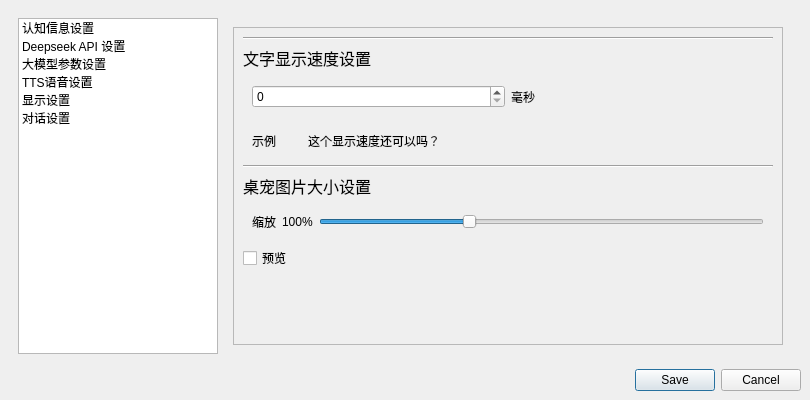
<?xml version="1.0" encoding="UTF-8"?>
<ui version="4.0">
 <class>MainWindow</class>
 <widget class="QMainWindow" name="MainWindow">
  <property name="geometry">
   <rect>
    <x>0</x>
    <y>0</y>
    <width>810</width>
    <height>400</height>
   </rect>
  </property>
  <property name="minimumSize">
   <size>
    <width>810</width>
    <height>400</height>
   </size>
  </property>
  <property name="windowTitle">
   <string>设置</string>
  </property>
  <widget class="QWidget" name="centralwidget">
   <layout class="QVBoxLayout" name="verticalLayout">
    <item>
     <widget class="QWidget" name="settingMainWidget" native="true">
      <layout class="QHBoxLayout" name="horizontalLayout_15">
       <item>
        <widget class="QListWidget" name="listWidget">
         <property name="minimumSize">
          <size>
           <width>200</width>
           <height>0</height>
          </size>
         </property>
         <property name="maximumSize">
          <size>
           <width>200</width>
           <height>16777215</height>
          </size>
         </property>
         <property name="styleSheet">
          <string notr="true">QListWidget::item {height: 50px; text-align: center;};</string>
         </property>
         <property name="isWrapping" stdset="0">
          <bool>false</bool>
         </property>
         <item>
          <property name="text">
           <string>认知信息设置</string>
          </property>
         </item>
         <item>
          <property name="text">
           <string>Deepseek API 设置</string>
          </property>
         </item>
         <item>
          <property name="text">
           <string>大模型参数设置</string>
          </property>
         </item>
         <item>
          <property name="text">
           <string>TTS语音设置</string>
          </property>
         </item>
         <item>
          <property name="text">
           <string>显示设置</string>
          </property>
         </item>
         <item>
          <property name="text">
           <string>对话设置</string>
          </property>
         </item>
        </widget>
       </item>
       <item>
        <widget class="QStackedWidget" name="stackedWidget">
         <property name="enabled">
          <bool>true</bool>
         </property>
         <property name="inputMethodHints">
          <set>Qt::ImhNone</set>
         </property>
         <property name="currentIndex">
          <number>4</number>
         </property>
         <widget class="QWidget" name="stackedWidgetUser">
          <layout class="QHBoxLayout" name="horizontalLayout_16">
           <item>
            <widget class="QScrollArea" name="userScrollArea">
             <property name="widgetResizable">
              <bool>true</bool>
             </property>
             <widget class="QWidget" name="scrollAreaWidgetContents">
              <property name="geometry">
               <rect>
                <x>0</x>
                <y>0</y>
                <width>531</width>
                <height>403</height>
               </rect>
              </property>
              <property name="maximumSize">
               <size>
                <width>16777215</width>
                <height>16777215</height>
               </size>
              </property>
              <property name="styleSheet">
               <string notr="true"/>
              </property>
              <layout class="QVBoxLayout" name="verticalLayout_13">
               <item>
                <widget class="Line" name="line_16">
                 <property name="orientation">
                  <enum>Qt::Horizontal</enum>
                 </property>
                </widget>
               </item>
               <item>
                <widget class="QLabel" name="yourNameLabel">
                 <property name="maximumSize">
                  <size>
                   <width>16777215</width>
                   <height>16777215</height>
                  </size>
                 </property>
                 <property name="text">
                  <string>&lt;html&gt;&lt;head/&gt;&lt;body&gt;&lt;p&gt;&lt;span style=&quot; font-size:12pt;&quot;&gt;你的名字&lt;/span&gt;&lt;/p&gt;&lt;/body&gt;&lt;/html&gt;</string>
                 </property>
                </widget>
               </item>
               <item>
                <widget class="QLineEdit" name="yourNameEdit"/>
               </item>
               <item>
                <spacer name="verticalSpacer_15">
                 <property name="orientation">
                  <enum>Qt::Vertical</enum>
                 </property>
                 <property name="sizeType">
                  <enum>QSizePolicy::Fixed</enum>
                 </property>
                 <property name="sizeHint" stdset="0">
                  <size>
                   <width>0</width>
                   <height>20</height>
                  </size>
                 </property>
                </spacer>
               </item>
               <item>
                <widget class="Line" name="line_17">
                 <property name="orientation">
                  <enum>Qt::Horizontal</enum>
                 </property>
                </widget>
               </item>
               <item>
                <widget class="QLabel" name="yourSexLabel">
                 <property name="text">
                  <string>&lt;html&gt;&lt;head/&gt;&lt;body&gt;&lt;p&gt;&lt;span style=&quot; font-size:12pt;&quot;&gt;你的性别&lt;/span&gt;&lt;/p&gt;&lt;/body&gt;&lt;/html&gt;</string>
                 </property>
                </widget>
               </item>
               <item>
                <widget class="QComboBox" name="yourSexComboBox">
                 <item>
                  <property name="text">
                   <string>男</string>
                  </property>
                 </item>
                 <item>
                  <property name="text">
                   <string>女</string>
                  </property>
                 </item>
                 <item>
                  <property name="text">
                   <string>其他</string>
                  </property>
                 </item>
                </widget>
               </item>
               <item>
                <widget class="QLineEdit" name="yourSexEdit"/>
               </item>
               <item>
                <widget class="QLabel" name="label">
                 <property name="text">
                  <string>tips: 当性别选择为‘其他’且不在上方输入框填入任何值的话，默认性别为‘其他’</string>
                 </property>
                </widget>
               </item>
               <item>
                <spacer name="verticalSpacer_16">
                 <property name="orientation">
                  <enum>Qt::Vertical</enum>
                 </property>
                 <property name="sizeType">
                  <enum>QSizePolicy::Fixed</enum>
                 </property>
                 <property name="sizeHint" stdset="0">
                  <size>
                   <width>0</width>
                   <height>20</height>
                  </size>
                 </property>
                </spacer>
               </item>
               <item>
                <widget class="Line" name="line_18">
                 <property name="orientation">
                  <enum>Qt::Horizontal</enum>
                 </property>
                </widget>
               </item>
               <item>
                <widget class="QLabel" name="yourFavouriteFoodLabel">
                 <property name="text">
                  <string>&lt;html&gt;&lt;head/&gt;&lt;body&gt;&lt;p&gt;&lt;span style=&quot; font-size:12pt;&quot;&gt;你喜欢的食物&lt;/span&gt;&lt;/p&gt;&lt;/body&gt;&lt;/html&gt;</string>
                 </property>
                </widget>
               </item>
               <item>
                <widget class="QLineEdit" name="yourFavouriteFood"/>
               </item>
               <item>
                <spacer name="verticalSpacer_17">
                 <property name="orientation">
                  <enum>Qt::Vertical</enum>
                 </property>
                 <property name="sizeType">
                  <enum>QSizePolicy::Fixed</enum>
                 </property>
                 <property name="sizeHint" stdset="0">
                  <size>
                   <width>0</width>
                   <height>20</height>
                  </size>
                 </property>
                </spacer>
               </item>
               <item>
                <widget class="Line" name="line_19">
                 <property name="orientation">
                  <enum>Qt::Horizontal</enum>
                 </property>
                </widget>
               </item>
               <item>
                <widget class="QLabel" name="yourAddressLabel">
                 <property name="text">
                  <string>&lt;html&gt;&lt;head/&gt;&lt;body&gt;&lt;p&gt;&lt;span style=&quot; font-size:12pt;&quot;&gt;你的地址&lt;/span&gt;&lt;/p&gt;&lt;p&gt;&lt;span style=&quot; font-size:10pt;&quot;&gt;tips: 为了你的信息安全，请不要填写真实地址哦&lt;/span&gt;&lt;/p&gt;&lt;/body&gt;&lt;/html&gt;</string>
                 </property>
                </widget>
               </item>
               <item>
                <widget class="QLineEdit" name="yourAddressEdit"/>
               </item>
               <item>
                <spacer name="verticalSpacer_18">
                 <property name="orientation">
                  <enum>Qt::Vertical</enum>
                 </property>
                 <property name="sizeHint" stdset="0">
                  <size>
                   <width>20</width>
                   <height>40</height>
                  </size>
                 </property>
                </spacer>
               </item>
              </layout>
             </widget>
            </widget>
           </item>
          </layout>
         </widget>
         <widget class="QWidget" name="stackedWidgetAPI">
          <layout class="QVBoxLayout" name="verticalLayout_14">
           <item>
            <widget class="QScrollArea" name="scrollArea_6">
             <property name="widgetResizable">
              <bool>true</bool>
             </property>
             <widget class="QWidget" name="scrollAreaWidgetAPI">
              <property name="geometry">
               <rect>
                <x>0</x>
                <y>0</y>
                <width>548</width>
                <height>315</height>
               </rect>
              </property>
              <layout class="QVBoxLayout" name="verticalLayout_15">
               <item>
                <widget class="QLabel" name="label_2">
                 <property name="text">
                  <string>&lt;html&gt;&lt;head/&gt;&lt;body&gt;&lt;p&gt;&lt;span style=&quot; font-size:12pt;&quot;&gt;需要自行前往 Deepseek 官网获取 api key&lt;/span&gt;&lt;/p&gt;&lt;p&gt;&lt;span style=&quot; font-size:10pt;&quot;&gt;官网地址：&lt;/span&gt;&lt;a href=&quot;https://www.deepseek.com/zh&quot;&gt;&lt;span style=&quot; font-size:10pt; text-decoration: underline; color:#0000ff;&quot;&gt;https://www.deepseek.com/zh&lt;/span&gt;&lt;/a&gt;&lt;/p&gt;&lt;/body&gt;&lt;/html&gt;</string>
                 </property>
                 <property name="openExternalLinks">
                  <bool>true</bool>
                 </property>
                </widget>
               </item>
               <item>
                <widget class="Line" name="line_20">
                 <property name="orientation">
                  <enum>Qt::Horizontal</enum>
                 </property>
                </widget>
               </item>
               <item>
                <widget class="QLabel" name="APILabel">
                 <property name="text">
                  <string>&lt;html&gt;&lt;head/&gt;&lt;body&gt;&lt;p&gt;&lt;span style=&quot; font-size:12pt;&quot;&gt;API key&lt;/span&gt;&lt;/p&gt;&lt;/body&gt;&lt;/html&gt;</string>
                 </property>
                </widget>
               </item>
               <item>
                <widget class="QLineEdit" name="lAPIEdit"/>
               </item>
               <item>
                <spacer name="verticalSpacer_19">
                 <property name="orientation">
                  <enum>Qt::Vertical</enum>
                 </property>
                 <property name="sizeHint" stdset="0">
                  <size>
                   <width>20</width>
                   <height>40</height>
                  </size>
                 </property>
                </spacer>
               </item>
              </layout>
             </widget>
            </widget>
           </item>
          </layout>
         </widget>
         <widget class="QWidget" name="stackedWidgetParameter">
          <layout class="QVBoxLayout" name="verticalLayout_16">
           <item>
            <widget class="QScrollArea" name="scrollArea_7">
             <property name="widgetResizable">
              <bool>true</bool>
             </property>
             <widget class="QWidget" name="scrollAreaWidgetContents_6">
              <property name="geometry">
               <rect>
                <x>0</x>
                <y>0</y>
                <width>531</width>
                <height>550</height>
               </rect>
              </property>
              <layout class="QVBoxLayout" name="verticalLayout_17">
               <item>
                <widget class="Line" name="line_21">
                 <property name="orientation">
                  <enum>Qt::Horizontal</enum>
                 </property>
                </widget>
               </item>
               <item>
                <widget class="QLabel" name="temperatureLabel">
                 <property name="text">
                  <string>&lt;html&gt;&lt;head/&gt;&lt;body&gt;&lt;p&gt;&lt;span style=&quot; font-size:12pt;&quot;&gt;温度 temperature&lt;/span&gt;&lt;/p&gt;&lt;p&gt;&lt;span style=&quot; font-size:10pt;&quot;&gt;范围：0 ~ 2&lt;/span&gt;&lt;/p&gt;&lt;p&gt;&lt;span style=&quot; font-size:10pt;&quot;&gt;影响大模型输出的随机性&lt;/span&gt;&lt;/p&gt;&lt;p&gt;&lt;span style=&quot; font-size:10pt;&quot;&gt;默认为 1.1&lt;/span&gt;&lt;/p&gt;&lt;/body&gt;&lt;/html&gt;</string>
                 </property>
                </widget>
               </item>
               <item>
                <widget class="QWidget" name="temperatureSliderWidget" native="true">
                 <layout class="QHBoxLayout" name="horizontalLayout_17">
                  <item>
                   <widget class="QLabel" name="temperatureShowLabel">
                    <property name="text">
                     <string>TextLabel</string>
                    </property>
                   </widget>
                  </item>
                  <item>
                   <widget class="QSlider" name="temperatureSlider">
                    <property name="maximum">
                     <number>20</number>
                    </property>
                    <property name="singleStep">
                     <number>1</number>
                    </property>
                    <property name="value">
                     <number>11</number>
                    </property>
                    <property name="orientation">
                     <enum>Qt::Horizontal</enum>
                    </property>
                   </widget>
                  </item>
                 </layout>
                </widget>
               </item>
               <item>
                <spacer name="verticalSpacer_20">
                 <property name="orientation">
                  <enum>Qt::Vertical</enum>
                 </property>
                 <property name="sizeType">
                  <enum>QSizePolicy::Fixed</enum>
                 </property>
                 <property name="sizeHint" stdset="0">
                  <size>
                   <width>0</width>
                   <height>20</height>
                  </size>
                 </property>
                </spacer>
               </item>
               <item>
                <widget class="Line" name="line_22">
                 <property name="orientation">
                  <enum>Qt::Horizontal</enum>
                 </property>
                </widget>
               </item>
               <item>
                <widget class="QLabel" name="frequencyPenaltyLabel">
                 <property name="text">
                  <string>&lt;html&gt;&lt;head/&gt;&lt;body&gt;&lt;p&gt;&lt;span style=&quot; font-size:12pt;&quot;&gt;频率惩罚 frequency penalty&lt;/span&gt;&lt;/p&gt;&lt;p&gt;&lt;span style=&quot; font-size:10pt;&quot;&gt;范围：-2 ~ 2&lt;/span&gt;&lt;/p&gt;&lt;p&gt;&lt;span style=&quot; font-size:10pt;&quot;&gt;0 以上时越高会使模型输出相同内容（复读，说车轱辘话等）的可能性越小&lt;/span&gt;&lt;/p&gt;&lt;p&gt;&lt;span style=&quot; font-size:10pt;&quot;&gt;默认为 0.3&lt;/span&gt;&lt;/p&gt;&lt;/body&gt;&lt;/html&gt;</string>
                 </property>
                </widget>
               </item>
               <item>
                <widget class="QWidget" name="frequencyPenaltyWidget" native="true">
                 <layout class="QHBoxLayout" name="horizontalLayout_18">
                  <item>
                   <widget class="QLabel" name="frequencyPenaltyShowLabel">
                    <property name="text">
                     <string>TextLabel</string>
                    </property>
                   </widget>
                  </item>
                  <item>
                   <widget class="QSlider" name="frequencyPenaltySlider">
                    <property name="minimum">
                     <number>-20</number>
                    </property>
                    <property name="maximum">
                     <number>20</number>
                    </property>
                    <property name="orientation">
                     <enum>Qt::Horizontal</enum>
                    </property>
                   </widget>
                  </item>
                 </layout>
                </widget>
               </item>
               <item>
                <spacer name="verticalSpacer_21">
                 <property name="orientation">
                  <enum>Qt::Vertical</enum>
                 </property>
                 <property name="sizeType">
                  <enum>QSizePolicy::Fixed</enum>
                 </property>
                 <property name="sizeHint" stdset="0">
                  <size>
                   <width>0</width>
                   <height>20</height>
                  </size>
                 </property>
                </spacer>
               </item>
               <item>
                <widget class="Line" name="line_23">
                 <property name="orientation">
                  <enum>Qt::Horizontal</enum>
                 </property>
                </widget>
               </item>
               <item>
                <widget class="QLabel" name="presecePenaltyLabel">
                 <property name="text">
                  <string>&lt;html&gt;&lt;head/&gt;&lt;body&gt;&lt;p&gt;&lt;span style=&quot; font-size:12pt;&quot;&gt;存在惩罚 presence penalty&lt;/span&gt;&lt;/p&gt;&lt;p&gt;&lt;span style=&quot; font-size:10pt;&quot;&gt;范围：-2 ~ 2&lt;/span&gt;&lt;/p&gt;&lt;p&gt;&lt;span style=&quot; font-size:10pt;&quot;&gt;0 以上时越高会使模型谈论新话题的可能性越大&lt;/span&gt;&lt;/p&gt;&lt;p&gt;&lt;span style=&quot; font-size:10pt;&quot;&gt;默认为 0.3&lt;/span&gt;&lt;/p&gt;&lt;/body&gt;&lt;/html&gt;</string>
                 </property>
                </widget>
               </item>
               <item>
                <widget class="QWidget" name="presencePenaltyWidget" native="true">
                 <layout class="QHBoxLayout" name="horizontalLayout_19">
                  <item>
                   <widget class="QLabel" name="presencePenaltyShowLabel">
                    <property name="text">
                     <string>TextLabel</string>
                    </property>
                   </widget>
                  </item>
                  <item>
                   <widget class="QSlider" name="presencePenaltylSlider">
                    <property name="minimum">
                     <number>-20</number>
                    </property>
                    <property name="maximum">
                     <number>20</number>
                    </property>
                    <property name="value">
                     <number>1</number>
                    </property>
                    <property name="orientation">
                     <enum>Qt::Horizontal</enum>
                    </property>
                   </widget>
                  </item>
                 </layout>
                </widget>
               </item>
               <item>
                <spacer name="verticalSpacer_22">
                 <property name="orientation">
                  <enum>Qt::Vertical</enum>
                 </property>
                 <property name="sizeHint" stdset="0">
                  <size>
                   <width>20</width>
                   <height>40</height>
                  </size>
                 </property>
                </spacer>
               </item>
              </layout>
             </widget>
            </widget>
           </item>
          </layout>
         </widget>
         <widget class="QWidget" name="stackedWidgetTTS">
          <layout class="QVBoxLayout" name="verticalLayout_18">
           <item>
            <widget class="QScrollArea" name="scrollArea_8">
             <property name="widgetResizable">
              <bool>true</bool>
             </property>
             <widget class="QWidget" name="scrollAreaWidgetContents_7">
              <property name="geometry">
               <rect>
                <x>0</x>
                <y>0</y>
                <width>531</width>
                <height>531</height>
               </rect>
              </property>
              <layout class="QVBoxLayout" name="verticalLayout_19">
               <item>
                <widget class="Line" name="line_24">
                 <property name="orientation">
                  <enum>Qt::Horizontal</enum>
                 </property>
                </widget>
               </item>
               <item>
                <widget class="QLabel" name="TTSIntroducing">
                 <property name="text">
                  <string>&lt;html&gt;&lt;head/&gt;&lt;body&gt;&lt;p&gt;&lt;span style=&quot; font-size:12pt;&quot;&gt;启用 TTS 需要同时运行 GPT-SoVITS-Inference&lt;/span&gt;&lt;/p&gt;&lt;p&gt;&lt;span style=&quot; font-size:10pt;&quot;&gt;若未部署，查看部署教程：&lt;/span&gt;&lt;a href=&quot;https://www.yuque.com/xter/zibxlp/nqi871glgxfy717e&quot;&gt;&lt;span style=&quot; font-size:10pt; text-decoration: underline; color:#0000ff;&quot;&gt;https://www.yuque.com/xter/zibxlp/nqi871glgxfy717e&lt;/span&gt;&lt;/a&gt;&lt;/p&gt;&lt;p&gt;在部署完成后运行‘3 启动GSVI.bat’，等待启动完成即可&lt;/p&gt;&lt;p&gt;&lt;span style=&quot; font-size:11pt; font-weight:600;&quot;&gt;在未启动 GPT-SoVITS-Inference 的情况下启用此功能会报错！&lt;/span&gt;&lt;/p&gt;&lt;p&gt;(暂时没时间去做检测了..等以后吧)&lt;/p&gt;&lt;p&gt;&lt;span style=&quot; font-size:10pt;&quot;&gt;项目地址：&lt;/span&gt;&lt;a href=&quot;https://github.com/X-T-E-R/GPT-SoVITS-Inference&quot;&gt;&lt;span style=&quot; font-size:10pt; text-decoration: underline; color:#0000ff;&quot;&gt;https://github.com/X-T-E-R/GPT-SoVITS-Inference&lt;/span&gt;&lt;/a&gt;&lt;/p&gt;&lt;/body&gt;&lt;/html&gt;</string>
                 </property>
                 <property name="openExternalLinks">
                  <bool>true</bool>
                 </property>
                </widget>
               </item>
               <item>
                <widget class="Line" name="line_25">
                 <property name="orientation">
                  <enum>Qt::Horizontal</enum>
                 </property>
                </widget>
               </item>
               <item>
                <widget class="QCheckBox" name="EnableTTScheckBox">
                 <property name="text">
                  <string>启用TTS</string>
                 </property>
                </widget>
               </item>
               <item>
                <widget class="QPushButton" name="checkTTSButton">
                 <property name="text">
                  <string>测试 TTS 是否可用（点击后会发送一个测试文本并自动播放）（这个功能也还没做（瘫））</string>
                 </property>
                </widget>
               </item>
               <item>
                <spacer name="verticalSpacer_23">
                 <property name="orientation">
                  <enum>Qt::Vertical</enum>
                 </property>
                 <property name="sizeType">
                  <enum>QSizePolicy::Fixed</enum>
                 </property>
                 <property name="sizeHint" stdset="0">
                  <size>
                   <width>0</width>
                   <height>20</height>
                  </size>
                 </property>
                </spacer>
               </item>
               <item>
                <widget class="Line" name="line_26">
                 <property name="orientation">
                  <enum>Qt::Horizontal</enum>
                 </property>
                </widget>
               </item>
               <item>
                <widget class="QLabel" name="APIAddressLabel">
                 <property name="text">
                  <string>&lt;html&gt;&lt;head/&gt;&lt;body&gt;&lt;p&gt;&lt;span style=&quot; font-size:12pt;&quot;&gt;API 地址设置&lt;/span&gt;&lt;/p&gt;&lt;/body&gt;&lt;/html&gt;</string>
                 </property>
                </widget>
               </item>
               <item>
                <widget class="QWidget" name="TTSUrlWidget" native="true">
                 <layout class="QHBoxLayout" name="horizontalLayout_20">
                  <item>
                   <widget class="QLabel" name="TTSUrlShow">
                    <property name="text">
                     <string>地址</string>
                    </property>
                   </widget>
                  </item>
                  <item>
                   <widget class="QLineEdit" name="TTSUrlEdit">
                    <property name="text">
                     <string>http://127.0.0.1:5000/tts</string>
                    </property>
                   </widget>
                  </item>
                 </layout>
                </widget>
               </item>
               <item>
                <spacer name="verticalSpacer_24">
                 <property name="orientation">
                  <enum>Qt::Vertical</enum>
                 </property>
                 <property name="sizeType">
                  <enum>QSizePolicy::Fixed</enum>
                 </property>
                 <property name="sizeHint" stdset="0">
                  <size>
                   <width>0</width>
                   <height>20</height>
                  </size>
                 </property>
                </spacer>
               </item>
               <item>
                <widget class="Line" name="line_27">
                 <property name="orientation">
                  <enum>Qt::Horizontal</enum>
                 </property>
                </widget>
               </item>
               <item>
                <widget class="QLabel" name="TTSSettingLabel">
                 <property name="text">
                  <string>&lt;html&gt;&lt;head/&gt;&lt;body&gt;&lt;p&gt;&lt;span style=&quot; font-size:12pt;&quot;&gt;TTS 设置&lt;/span&gt;&lt;/p&gt;&lt;/body&gt;&lt;/html&gt;</string>
                 </property>
                </widget>
               </item>
               <item>
                <widget class="QWidget" name="TTSCharacterWidget" native="true">
                 <layout class="QHBoxLayout" name="horizontalLayout_22">
                  <item>
                   <widget class="QLabel" name="TTSCharacterLabel">
                    <property name="text">
                     <string>TTS 角色名称</string>
                    </property>
                   </widget>
                  </item>
                  <item>
                   <widget class="QLineEdit" name="TTSCharacterEdit">
                    <property name="text">
                     <string>晴</string>
                    </property>
                   </widget>
                  </item>
                 </layout>
                </widget>
               </item>
               <item>
                <widget class="QWidget" name="TTSEmotionWidget" native="true">
                 <layout class="QHBoxLayout" name="horizontalLayout_23">
                  <item>
                   <widget class="QLabel" name="TTSemotionLabel">
                    <property name="text">
                     <string>TTS emotion (也许以后会出多情绪支持..?)</string>
                    </property>
                   </widget>
                  </item>
                  <item>
                   <widget class="QLineEdit" name="lTTSEmotionEdit">
                    <property name="text">
                     <string>default</string>
                    </property>
                   </widget>
                  </item>
                 </layout>
                </widget>
               </item>
               <item>
                <spacer name="verticalSpacer_25">
                 <property name="orientation">
                  <enum>Qt::Vertical</enum>
                 </property>
                 <property name="sizeType">
                  <enum>QSizePolicy::Fixed</enum>
                 </property>
                 <property name="sizeHint" stdset="0">
                  <size>
                   <width>0</width>
                   <height>20</height>
                  </size>
                 </property>
                </spacer>
               </item>
               <item>
                <widget class="Line" name="line_28">
                 <property name="orientation">
                  <enum>Qt::Horizontal</enum>
                 </property>
                </widget>
               </item>
               <item>
                <spacer name="verticalSpacer_26">
                 <property name="orientation">
                  <enum>Qt::Vertical</enum>
                 </property>
                 <property name="sizeHint" stdset="0">
                  <size>
                   <width>20</width>
                   <height>40</height>
                  </size>
                 </property>
                </spacer>
               </item>
              </layout>
             </widget>
            </widget>
           </item>
          </layout>
         </widget>
         <widget class="QWidget" name="stackedWidgetTextShow">
          <layout class="QVBoxLayout" name="verticalLayout_20">
           <item>
            <widget class="QScrollArea" name="scrollArea_9">
             <property name="widgetResizable">
              <bool>true</bool>
             </property>
             <widget class="QWidget" name="scrollAreaWidgetTextShow">
              <property name="geometry">
               <rect>
                <x>0</x>
                <y>0</y>
                <width>548</width>
                <height>315</height>
               </rect>
              </property>
              <layout class="QVBoxLayout" name="verticalLayout_21">
               <item>
                <widget class="Line" name="line_29">
                 <property name="orientation">
                  <enum>Qt::Horizontal</enum>
                 </property>
                </widget>
               </item>
               <item>
                <widget class="QLabel" name="textShowLabel">
                 <property name="text">
                  <string>&lt;html&gt;&lt;head/&gt;&lt;body&gt;&lt;p&gt;&lt;span style=&quot; font-size:12pt;&quot;&gt;文字显示速度设置&lt;/span&gt;&lt;/p&gt;&lt;/body&gt;&lt;/html&gt;</string>
                 </property>
                </widget>
               </item>
               <item>
                <widget class="QWidget" name="textShowSpeedWidget" native="true">
                 <layout class="QHBoxLayout" name="horizontalLayout_24">
                  <item>
                   <widget class="QSpinBox" name="textShowSpeedSpinBox"/>
                  </item>
                  <item>
                   <widget class="QLabel" name="haomiao">
                    <property name="text">
                     <string>毫秒</string>
                    </property>
                   </widget>
                  </item>
                 </layout>
                </widget>
               </item>
               <item>
                <widget class="QWidget" name="textShowSpeedExampleWidget" native="true">
                 <layout class="QHBoxLayout" name="horizontalLayout_25">
                  <item>
                   <widget class="QLabel" name="_exampleL">
                    <property name="maximumSize">
                     <size>
                      <width>50</width>
                      <height>16777215</height>
                     </size>
                    </property>
                    <property name="text">
                     <string>示例</string>
                    </property>
                   </widget>
                  </item>
                  <item>
                   <widget class="QLabel" name="textShowSpeedExampleLabel">
                    <property name="text">
                     <string>这个显示速度还可以吗？</string>
                    </property>
                   </widget>
                  </item>
                 </layout>
                </widget>
               </item>
               <item>
                <widget class="Line" name="line_5">
                 <property name="orientation">
                  <enum>Qt::Horizontal</enum>
                 </property>
                </widget>
               </item>
               <item>
                <widget class="QLabel" name="imageShowLabel">
                 <property name="text">
                  <string>&lt;html&gt;&lt;head/&gt;&lt;body&gt;&lt;p&gt;&lt;span style=&quot; font-size:12pt;&quot;&gt;桌宠图片大小设置&lt;/span&gt;&lt;/p&gt;&lt;/body&gt;&lt;/html&gt;</string>
                 </property>
                </widget>
               </item>
               <item>
                <widget class="QWidget" name="widget_2" native="true">
                 <layout class="QHBoxLayout" name="horizontalLayout_2">
                  <item>
                   <widget class="QLabel" name="imageShowLabel_2">
                    <property name="text">
                     <string>缩放</string>
                    </property>
                   </widget>
                  </item>
                  <item>
                   <widget class="QLabel" name="imageShowZoomPercentLabel">
                    <property name="text">
                     <string>100%</string>
                    </property>
                   </widget>
                  </item>
                  <item>
                   <widget class="QSlider" name="imageShowSlider">
                    <property name="minimum">
                     <number>50</number>
                    </property>
                    <property name="maximum">
                     <number>200</number>
                    </property>
                    <property name="value">
                     <number>100</number>
                    </property>
                    <property name="orientation">
                     <enum>Qt::Horizontal</enum>
                    </property>
                   </widget>
                  </item>
                 </layout>
                </widget>
               </item>
               <item>
                <widget class="QCheckBox" name="imageShowPreviewCheckBox">
                 <property name="text">
                  <string>预览</string>
                 </property>
                </widget>
               </item>
               <item>
                <spacer name="verticalSpacer_27">
                 <property name="orientation">
                  <enum>Qt::Vertical</enum>
                 </property>
                 <property name="sizeHint" stdset="0">
                  <size>
                   <width>20</width>
                   <height>40</height>
                  </size>
                 </property>
                </spacer>
               </item>
              </layout>
             </widget>
            </widget>
           </item>
          </layout>
         </widget>
         <widget class="QWidget" name="stackedWidgetHistory">
          <layout class="QVBoxLayout" name="verticalLayout_22">
           <item>
            <widget class="QScrollArea" name="scrollArea_10">
             <property name="widgetResizable">
              <bool>true</bool>
             </property>
             <widget class="QWidget" name="scrollAreaWidgetContents_8">
              <property name="geometry">
               <rect>
                <x>0</x>
                <y>0</y>
                <width>548</width>
                <height>315</height>
               </rect>
              </property>
              <layout class="QVBoxLayout" name="verticalLayout_23">
               <item>
                <widget class="Line" name="line">
                 <property name="orientation">
                  <enum>Qt::Horizontal</enum>
                 </property>
                </widget>
               </item>
               <item>
                <widget class="QLabel" name="talkSettingTopLabel">
                 <property name="text">
                  <string>&lt;html&gt;&lt;head/&gt;&lt;body&gt;&lt;p&gt;&lt;span style=&quot; font-size:12pt;&quot;&gt;对话设置&lt;/span&gt;&lt;/p&gt;&lt;/body&gt;&lt;/html&gt;</string>
                 </property>
                </widget>
               </item>
               <item>
                <widget class="Line" name="line_2">
                 <property name="maximumSize">
                  <size>
                   <width>100</width>
                   <height>16777215</height>
                  </size>
                 </property>
                 <property name="orientation">
                  <enum>Qt::Horizontal</enum>
                 </property>
                </widget>
               </item>
               <item>
                <widget class="QCheckBox" name="addSameDayHisSummaryCheckBox">
                 <property name="text">
                  <string>每次对话前都添加当天所有对话的总结（可能会造成 token 大量消耗！）</string>
                 </property>
                </widget>
               </item>
               <item>
                <widget class="Line" name="line_3">
                 <property name="maximumSize">
                  <size>
                   <width>100</width>
                   <height>16777215</height>
                  </size>
                 </property>
                 <property name="orientation">
                  <enum>Qt::Horizontal</enum>
                 </property>
                </widget>
               </item>
               <item>
                <widget class="QCheckBox" name="addXDayAgoHisSummaryCheckBox">
                 <property name="text">
                  <string>每次对话前添加前 x 天对话的简略总结（可能会造成 token 大量消耗！）(功能未完成）</string>
                 </property>
                </widget>
               </item>
               <item>
                <widget class="QWidget" name="widget" native="true">
                 <layout class="QHBoxLayout" name="horizontalLayout">
                  <item>
                   <widget class="QLabel" name="label_3">
                    <property name="maximumSize">
                     <size>
                      <width>16777215</width>
                      <height>16777215</height>
                     </size>
                    </property>
                    <property name="text">
                     <string>&lt;html&gt;&lt;head/&gt;&lt;body&gt;&lt;p&gt;x的值:&lt;/p&gt;&lt;/body&gt;&lt;/html&gt;</string>
                    </property>
                   </widget>
                  </item>
                  <item>
                   <widget class="QSpinBox" name="addXDayAgoHisSummarySpinBox">
                    <property name="minimum">
                     <number>1</number>
                    </property>
                    <property name="maximum">
                     <number>30</number>
                    </property>
                   </widget>
                  </item>
                  <item>
                   <spacer name="horizontalSpacer">
                    <property name="orientation">
                     <enum>Qt::Horizontal</enum>
                    </property>
                    <property name="sizeHint" stdset="0">
                     <size>
                      <width>40</width>
                      <height>20</height>
                     </size>
                    </property>
                   </spacer>
                  </item>
                 </layout>
                </widget>
               </item>
               <item>
                <widget class="Line" name="line_4">
                 <property name="maximumSize">
                  <size>
                   <width>100</width>
                   <height>16777215</height>
                  </size>
                 </property>
                 <property name="orientation">
                  <enum>Qt::Horizontal</enum>
                 </property>
                </widget>
               </item>
               <item>
                <widget class="QCheckBox" name="enableRecallCheckBox">
                 <property name="text">
                  <string>启用“回想”（功能还没做，勾选了也不会发生什么，先画个饼（））</string>
                 </property>
                </widget>
               </item>
               <item>
                <widget class="QLabel" name="label_4">
                 <property name="text">
                  <string>注：启用后 AI 会按需调用工具来读取某一天、某一周或某个月的对话总结</string>
                 </property>
                </widget>
               </item>
               <item>
                <spacer name="verticalSpacer_28">
                 <property name="orientation">
                  <enum>Qt::Vertical</enum>
                 </property>
                 <property name="sizeHint" stdset="0">
                  <size>
                   <width>20</width>
                   <height>40</height>
                  </size>
                 </property>
                </spacer>
               </item>
              </layout>
             </widget>
            </widget>
           </item>
          </layout>
         </widget>
        </widget>
       </item>
      </layout>
     </widget>
    </item>
    <item>
     <widget class="QDialogButtonBox" name="SaveButtonBox">
      <property name="standardButtons">
       <set>QDialogButtonBox::Cancel|QDialogButtonBox::Save</set>
      </property>
     </widget>
    </item>
   </layout>
  </widget>
 </widget>
 <resources/>
 <connections/>
</ui>
